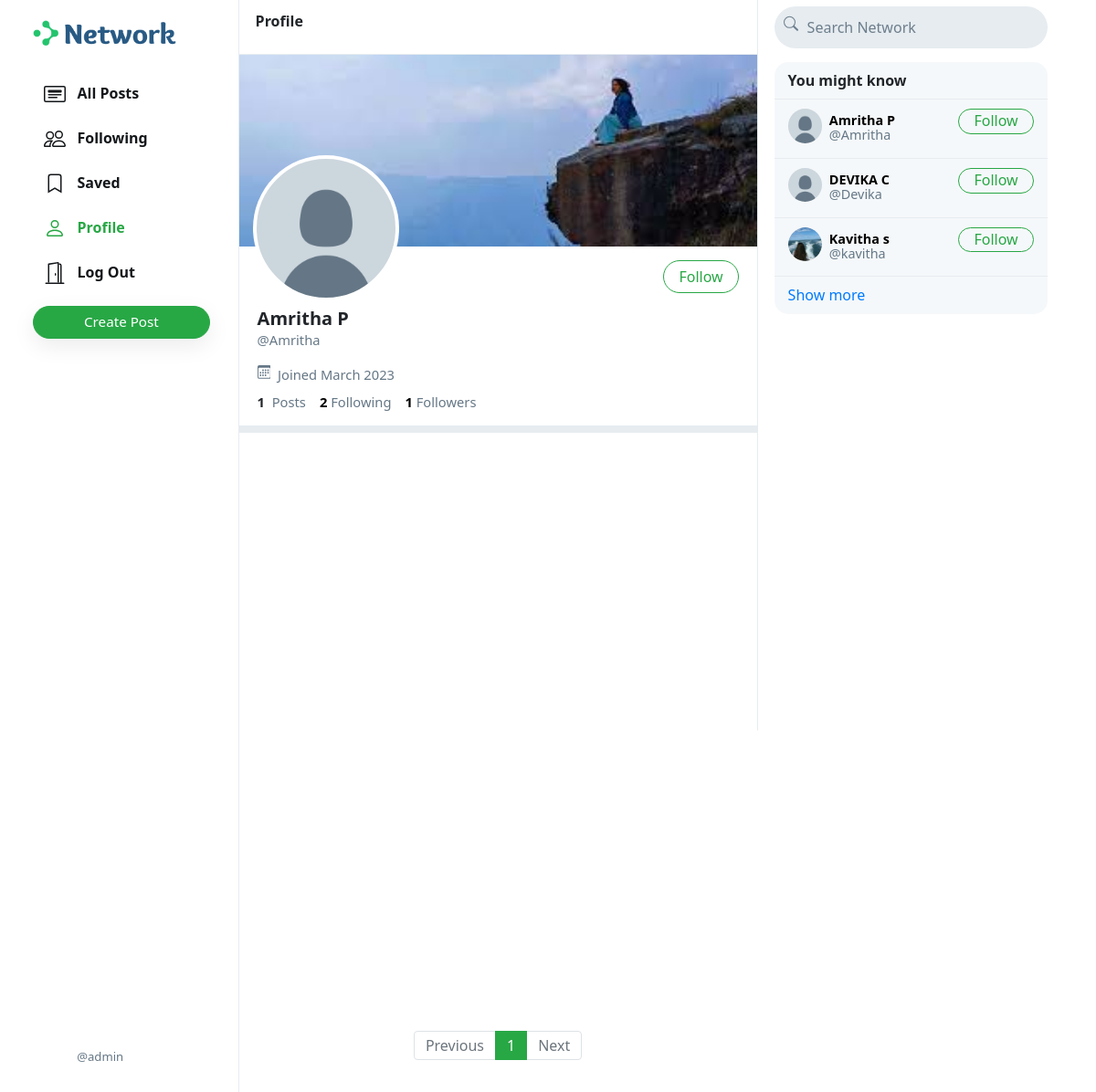
Page /Amritha (signed in) on the committed database.
### network/models.py (models this page shows, shortened)
class User(AbstractUser):
    profile_pic = models.ImageField(upload_to='profile_pic/')
    bio = models.TextField(max_length=160, blank=True, null=True)
    cover = models.ImageField(upload_to='covers/', blank=True)

### network/views.py (the view)
# urls.py: path("<str:username>", views.profile, name='profile'),
def profile(request, username):
    user = User.objects.get(username=username)
    all_posts = Post.objects.filter(creater=user).order_by('-date_created')
    paginator = Paginator(all_posts, 10)
    page_number = request.GET.get('page')
    if page_number == None:
        page_number = 1
    posts = paginator.get_page(page_number)
    followings = []
    suggestions = []
    follower = False
    if request.user.is_authenticated:
        followings = Follower.objects.filter(followers=request.user).values_list('user', flat=True)
        suggestions = User.objects.exclude(pk__in=followings).exclude(username=request.user.username).order_by("?")[:6]
        if request.user in Follower.objects.get(user=user).followers.all():
            follower = True
    follower_count = Follower.objects.get(user=user).followers.all().count()
    following_count = Follower.objects.filter(followers=user).count()
    return render(request, 'network/profile.html', {
        "username": user,
        "posts": posts,
        "posts_count": all_posts.count(),
        "suggestions": suggestions,
        "page": "profile",
        "is_follower": follower,
        "follower_count": follower_count,
        "following_count": following_count
    })

### network/templates/network/profile.html (shortened to what this page needs)
{% extends 'network/index.html' %}
{% load static %}
{% block profile %}
    <div class="profile-view" data-user="{{username.username}}">
        <div class="cover-image" style="background-image: url(/media/{{username.cover}})"></div>
        <div class="profile-image" style="background-image: url(/media/{{username.profile_pic}})"></div>
        <div class="profile-details">
            <div>
                {% if user.username == username.username %}
                    <button class="btn btn-outline-success float-right" id="edit-profile-btn">Edit Profile</button>
                {% elif is_follower %}
                    <button class="btn btn-success float-right" onclick="unfollow_user(this,'{{username.username}}','edit_page')" id="following-btn">Following</button>
                {% else %}
                    <button class="btn btn-outline-success float-right" onclick="follow_user(this,'{{username.username}}','edit_page')" id="follow-btn">Follow</button>
                {% endif %}
            </div>
            <div class="details-data">
                <h5>{{username.first_name}} {{username.last_name}}</h5>
                <div class="grey">@{{username.username}}</div>
                <div class="grey" style="padding: 8px 0px;">
                    &nbsp;Joined {{username.date_joined | date:"F Y"}}
                </div>
                <div>
                    <strong>
                        {{posts_count}}
                    </strong>
                    &nbsp;<span class="grey">Posts</span>
                    <a href="#">
                        <strong id="following__count">{{following_count | default:0}}</strong>&nbsp;<span class="grey">Following</span>
                    </a>
                    <a href="#">
                        <strong id="follower__count">{{follower_count | default:0}}</strong>&nbsp;<span class="grey">Followers</span>
                    </a>
                </div>
            </div>
        </div>
    </div>
    <div class="space"></div>
{% endblock %}

### network/templates/network/index.html (shortened to what this page needs)
{% extends "network/layout.html" %}
{% load static %}
{% block body %}
    <div class="main-div">
        <div class="left-div">
            <nav class="head heading">
                {% if page == 'all_posts' %}
                    All Posts
                {% elif page == 'following' %}
                    Following
                {% elif page == 'saved' %}
                    Saved
                {% elif page == 'profile' %}
                    Profile
                {% else %}
                    Explore
                {% endif %}
            </nav>
            <div class="left-div-content">
                <div class="posts-view">
                    {% block profile %}
                    {% endblock %}
                    <div class="main-div-content">
                        <nav aria-label="Page navigation example" class="pagination-bar">
                            <ul class="pagination justify-content-center">
                                {% if posts.has_previous %}
                                    <li class="page-item">
                                        <a class="page-link" href="?page={{ posts.previous_page_number | default:1}}" tabindex="-1" aria-disabled="true">Previous</a>
                                    </li>
                                {% else %}
                                    <li class="page-item disabled">
                                        <a class="page-link" href="" tabindex="-1" aria-disabled="true">Previous</a>
                                    </li>
                                {% endif %}
                                {% for each in posts.paginator.page_range %}
                                    {% if each == posts.number %}
                                        <li class="page-item active"><a class="page-link" href="?page={{each}}">{{each}}</a></li>
                                    {% else %}
                                        <li class="page-item"><a class="page-link" href="?page={{each}}">{{each}}</a></li>
                                    {% endif %}
                                {% endfor %}
                                {% if posts.has_next %}
                                    <li class="page-item">
                                        <a class="page-link" href="?page={{ posts.next_page_number }}">Next</a>
                                    </li>
                                {% else %}
                                    <li class="page-item disabled">
                                        <a class="page-link" href="">Next</a>
                                    </li>
                                {% endif %}
                            </ul>
                          </nav>
                    </div>
                </div>
            </div>
        </div>
    </div>
{% endblock %}

### network/templates/network/layout.html (shortened to what this page needs)
{% load static %}
<!DOCTYPE html>
<html lang="en">
    <head>
        <link rel="stylesheet" href="https://stackpath.bootstrapcdn.com/bootstrap/4.4.1/css/bootstrap.min.css">
        <link href="{% static 'network/styles.css' %}" rel="stylesheet">
    </head>
    <body>
        <div class="body" data-page="{{page}}">
            <div class="sidenav">
                <a href="{% url 'index' %}" class="navbar-brand">
                    <img src="{% static 'network/Images/logo.png' %}" height="31px">
                </a>
                <div style="height: 100%;">
                    <div>
                        <div>
                            <ul>
                                <li class="nav-item" id="all_posts">
                                <a href="{% url 'index' %}" class="nav-link">
                                    <div>
                                        &nbsp;&nbsp;All Posts
                                    </div>
                                </a>
                                </li>
                                {% if user.is_authenticated %}
                                    <li class="nav-item" id="following">
                                        <a href="{% url 'following' %}" class="nav-link">
                                            <div>
                                                &nbsp;&nbsp;Following
                                            </div>
                                        </a>
                                    </li>
                                    <li class="nav-item" id="saved">
                                        <a href="{% url 'saved' %}" class="nav-link">
                                            <div>
                                                <svg width="1.5em" height="1.5em" viewBox="0 0 16 16" class="bi bi-bookmark" fill="currentColor" xmlns="http://www.w3.org/2000/svg">
                                                    <path fill-rule="evenodd" d="M8 12l5 3V3a2 2 0 0 0-2-2H5a2 2 0 0 0-2 2v12l5-3zm-4 1.234l4-2.4 4 2.4V3a1 1 0 0 0-1-1H5a1 1 0 0 0-1 1v10.234z"/>
                                                  </svg>
                                                &nbsp;&nbsp;Saved
                                            </div>
                                        </a>
                                    </li>
                                    <li class="nav-item" id="profile">
                                        <a href="{% url 'profile' user.username %}" class="nav-link">
                                            <div>
                                                &nbsp;&nbsp;Profile
                                            </div>
                                        </a>
                                    </li>
                                    <li class="nav-item" id="logout">
                                        <a href="{% url 'logout' %}" class="nav-link">
                                            <div>
                                                &nbsp;&nbsp;Log Out
                                            </div>
                                        </a>
                                    </li>
                                {% endif %}
                            </ul>
                        </div>
                        {% if user.is_authenticated %}
                            <button id="popup-btn" class="btn btn-success new-post-btn" onclick="createpost()">Create Post</button>
                        {% endif %}
                    </div>
                    <div style="position: absolute; bottom: 10px;">
                        {% if user.is_authenticated %}
                            <li class="nav-item sidenav-user">
                                <a href="{% url 'profile' user.username %}" class="nav-link">
                                    <div class="user_account">
                                        <div class="small-profilepic" style="float: left; background-image: url(/media/{{user.profile_pic}})"></div>
                                        <div style="height: 2.7vw; margin: auto;">
                                            <div class="grey" style="margin-top: 4px;">@{{ user.username }}</div>
                                        </div>
                                    </div>
                                </a>
                            </li>
                        {% endif %}
                    </div>
                </div>
            </div>
            {% block body %}
            {% endblock %}
            <div class="right-div">
                <nav class="head">
                    <form action="#">
                        <div class="search-div">
                            <div>
                            </div>
                            <input type="text" name="query" id="search-box" placeholder="Search Network">
                        </div>
                    </form>
                </nav>
                <div class='right-div-content'>
                    <div class="space" style="background-color: white;"></div>
                    {% if user.is_authenticated %}
                        <div class="suggestion-box">
                            <div class="suggestion-header">
                                You might know
                            </div>
                            {% for suggestion in suggestions %}
                                <div class="suggestion-user">
                                    <div>
                                        <a href="{% url 'profile' suggestion.username %}">
                                            <div class="small-profilepic" style="background-image: url(/media/{{suggestion.profile_pic}})"></div>
                                        </a>
                                    </div>
                                    <div class="user-details">
                                        <a href="{% url 'profile' suggestion.username %}">
                                            <div id="user-name">
                                                <strong>
                                                    {{suggestion.first_name}} {{suggestion.last_name}}
                                                </strong>
                                            </div>
                                            <div class="grey">@{{suggestion.username}}</div>
                                        </a>
                                    </div>
                                    <div>
                                        <button class="btn btn-outline-success" type="button" onclick="follow_user(this,'{{suggestion.username}}','suggestion')">Follow</button>
                                    </div>
                                </div>
                            {% empty %}
                                    <div style="text-align: center; border-bottom: .5px solid #e6ecf0; padding: 10px 15px;">
                                        <span class="grey" style="font-size: .9em;">No suggestions available.</span>
                                    </div>
                            {% endfor %}
                            <div class="suggestion-footer">
                                <a href="#">Show more</a>
                            </div>
                        </div>
                    {% endif %}
                </div>
            </div>
        </div>
    </body>
</html>

### rows in the picture
User: username "admin"
User: cover (picture), profile_pic (placeholder picture), first_name "Amritha", last_name "P", username "Amritha", date_joined "March 2023"
User: profile_pic (placeholder picture), first_name "DEVIKA", last_name "C", username "Devika"
User: profile_pic (picture), first_name "Kavitha", last_name "s", username "kavitha"

### other values in the picture
{{ posts_count }} "1"
{{ following_count | default:0 }} "2"
{{ follower_count | default:0 }} "1"
{{ each }} "1"
